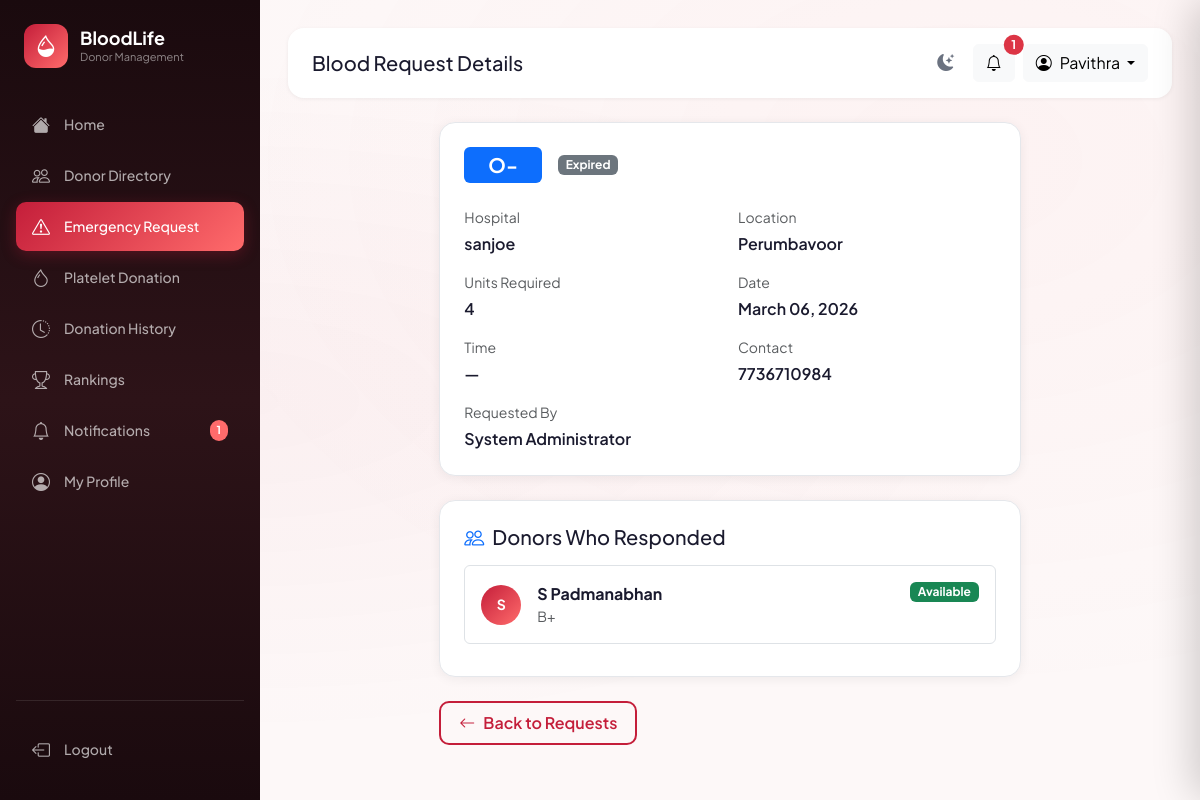
/requests/14 (signed in), run on the app's committed database.
### app/models.py (models this page shows, shortened)
class User(UserMixin, db.Model):
    __tablename__ = 'users'
    id = db.Column(db.Integer, primary_key=True)
    name = db.Column(db.String(100), nullable=False)
    email = db.Column(db.String(150), unique=True, nullable=False, index=True)
    password_hash = db.Column(db.String(256), nullable=False)
    role = db.Column(db.String(10), default='user')          # 'user' | 'admin'
    is_active = db.Column(db.Boolean, default=True)
    is_blocked = db.Column(db.Boolean, default=False)
    created_at = db.Column(db.DateTime, default=datetime.utcnow)
    last_login = db.Column(db.DateTime)
    profile = db.relationship('DonorProfile', back_populates='user',
                               uselist=False, cascade='all, delete-orphan')
    blood_requests = db.relationship('BloodRequest', back_populates='requester',
                                      foreign_keys='BloodRequest.user_id',
                                      cascade='all, delete-orphan')
    donation_history = db.relationship('DonationHistory', back_populates='donor',
                                        cascade='all, delete-orphan')
    platelet_donations = db.relationship('PlateletDonation', back_populates='donor',
                                          cascade='all, delete-orphan')
    notifications = db.relationship('Notification', back_populates='user',
                                     cascade='all, delete-orphan')
    eligibility_checks = db.relationship('EligibilityCheck', back_populates='user',
                                          cascade='all, delete-orphan')
    @property
    def is_admin(self):
        return self.role == 'admin'

class BloodRequest(db.Model):
    __tablename__ = 'blood_requests'
    id = db.Column(db.Integer, primary_key=True)
    user_id = db.Column(db.Integer, db.ForeignKey('users.id'), nullable=False)
    blood_group = db.Column(db.String(5), nullable=False)
    units = db.Column(db.Integer, nullable=False, default=1)
    hospital = db.Column(db.String(200), nullable=False)
    location = db.Column(db.String(300))
    need_date = db.Column(db.Date, nullable=False)
    need_time = db.Column(db.String(10))
    contact = db.Column(db.String(20))
    notes = db.Column(db.Text)
    is_urgent = db.Column(db.Boolean, default=False)
    request_type = db.Column(db.String(10), default='blood')   # 'blood' | 'platelet'
    status = db.Column(db.String(20), default='active')        # 'active' | 'fulfilled' | 'closed'
    created_at = db.Column(db.DateTime, default=datetime.utcnow)
    requester = db.relationship('User', back_populates='blood_requests',
                                 foreign_keys=[user_id])
    responses = db.relationship('RequestResponse', back_populates='request',
                                 cascade='all, delete-orphan')

class RequestResponse(db.Model):
    __tablename__ = 'request_responses'
    id = db.Column(db.Integer, primary_key=True)
    request_id = db.Column(db.Integer, db.ForeignKey('blood_requests.id'), nullable=False)
    donor_id = db.Column(db.Integer, db.ForeignKey('users.id'), nullable=False)
    action = db.Column(db.String(10))   # 'accept' | 'decline'
    responded_at = db.Column(db.DateTime, default=datetime.utcnow)
    request = db.relationship('BloodRequest', back_populates='responses')
    donor = db.relationship('User')

class DonorProfile(db.Model):
    __tablename__ = 'donor_profiles'
    id = db.Column(db.Integer, primary_key=True)
    user_id = db.Column(db.Integer, db.ForeignKey('users.id'), unique=True, nullable=False)
    phone = db.Column(db.String(20))
    dob = db.Column(db.Date)
    gender = db.Column(db.String(10))
    blood_group = db.Column(db.String(5), index=True)
    weight = db.Column(db.Float)     # kg
    height = db.Column(db.Float)     # cm
    location = db.Column(db.String(200))
    city = db.Column(db.String(100))
    state = db.Column(db.String(100))
    is_available = db.Column(db.Boolean, default=True)
    is_platelet_donor = db.Column(db.Boolean, default=False)
    last_blood_donation = db.Column(db.Date)
    last_platelet_donation = db.Column(db.Date)
    total_blood_donations = db.Column(db.Integer, default=0)
    total_platelet_donations = db.Column(db.Integer, default=0)
    emergency_responses = db.Column(db.Integer, default=0)
    blood_rank_score = db.Column(db.Float, default=0.0)
    platelet_rank_score = db.Column(db.Float, default=0.0)
    updated_at = db.Column(db.DateTime, default=datetime.utcnow, onupdate=datetime.utcnow)
    user = db.relationship('User', back_populates='profile')

### app/requests_bp/routes.py (the view)
@requests.route('/<int:req_id>')
@login_required
def view_request(req_id):
    req = BloodRequest.query.get_or_404(req_id)
    my_response = RequestResponse.query.filter_by(
        request_id=req_id, donor_id=current_user.id).first()
    return render_template('requests/view.html', req=req, my_response=my_response)

### app/templates/requests/view.html (shortened to what this page needs)
{% extends "base.html" %}
{% block page_title %}Blood Request Details{% endblock %}
{% block content %}
<div class="row g-4 justify-content-center">
    <div class="col-lg-8">
        <div class="card-custom p-4 mb-4">
            <div class="d-flex align-items-center gap-3 mb-4">
                <span class="badge bg-primary fs-5 px-4 py-2">{{ req.blood_group }}</span>
                <span class="badge {{ 'bg-success' if req.status == 'active' else 'bg-secondary' }}">{{
                    req.status|capitalize }}</span>
            </div>
            <div class="row g-3">
                {% set fields = [
                ('Hospital', req.hospital), ('Location', req.location),
                ('Units Required', req.units|string),
                ('Date', req.need_date.strftime('%B %d, %Y')),
                ('Time', req.need_time or '—'),
                ('Contact', req.contact),
                ('Requested By', req.requester.name)
                ] %}
                {% for label, val in fields %}
                <div class="col-md-6">
                    <p class="text-muted small mb-1">{{ label }}</p>
                    <p class="fw-semibold mb-0">{{ val }}</p>
                </div>
                {% endfor %}
            </div>
        </div>
        {% if req.responses %}
        <div class="card-custom p-4 mb-4">
            <h5 class="mb-3"><i class="bi bi-people me-2 text-primary"></i>Donors Who Responded</h5>
            {% for resp in req.responses %}
            <div class="d-flex align-items-center gap-3 p-3 border rounded mb-2">
                <div class="donor-avatar" style="width:40px;height:40px;font-size:14px;">
                    {{ resp.donor.name[:2].upper() }}
                </div>
                <div class="flex-grow-1">
                    <div class="d-flex justify-content-between align-items-start">
                        <div>
                            <strong>{{ resp.donor.name }}</strong>
                            <small class="text-muted d-block">{{ resp.donor.profile.blood_group if resp.donor.profile
                                else '' }}</small>
                        </div>
                        <div class="text-end">
                            <span
                                class="badge {{ 'bg-success' if resp.action == 'accept' else 'bg-danger' }} d-block mb-1">
                                {{ 'Available' if resp.action == 'accept' else 'Unavailable' }}
                            </span>
                        </div>
                    </div>
                </div>
            </div>
            {% endfor %}
        </div>
        {% endif %}
        <div class="mt-3">
            <a href="{{ url_for('requests.index') }}" class="btn btn-outline-custom">
                <i class="bi bi-arrow-left me-2"></i>Back to Requests
            </a>
        </div>
    </div>
</div>
{% endblock %}

### app/templates/base.html (shortened to what this page needs)
<!DOCTYPE html>
<html lang="en">
<head>
    <link href="https://cdn.jsdelivr.net/npm/bootstrap@5.3.2/dist/css/bootstrap.min.css" rel="stylesheet">
    <link rel="stylesheet" href="https://cdn.jsdelivr.net/npm/bootstrap-icons@1.11.1/font/bootstrap-icons.css">
    <link rel="stylesheet" href="{{ url_for('static', filename='css/style.css') }}">
</head>
<body data-auth="{{ 'true' if current_user.is_authenticated else 'false' }}" >
    <div class="toast-container position-fixed top-0 end-0 p-3" style="z-index:9999;" id="toastContainer"></div>
    {% if current_user.is_authenticated %}
    <aside class="sidebar" id="sidebar">
        <div class="sidebar-logo">
            <div class="sidebar-logo-icon"><i class="bi bi-droplet-half"></i></div>
            <div>
                <h2>BloodLife</h2>
                <span>Donor Management</span>
            </div>
        </div>
        <nav>
            <ul class="list-unstyled">
                <li class="nav-item">
                    <a class="nav-link-custom {% if request.endpoint == 'main.dashboard' %}active{% endif %}"
                        href="{{ url_for('main.dashboard') }}">
                        <i class="bi bi-house-fill"></i><span>Home</span>
                    </a>
                </li>
                <li class="nav-item">
                    <a class="nav-link-custom {% if request.blueprint == 'donor' and 'directory' in request.endpoint %}active{% endif %}"
                        href="{{ url_for('donor.directory') }}">
                        <i class="bi bi-people"></i><span>Donor Directory</span>
                    </a>
                </li>
                <li class="nav-item">
                    <a class="nav-link-custom {% if request.blueprint == 'requests' %}active{% endif %}"
                        href="{{ url_for('requests.index') }}">
                        <i class="bi bi-exclamation-triangle"></i><span>Emergency Request</span>
                        {% set active_count = active_request_count|default(0) %}
                    </a>
                </li>
                <li class="nav-item">
                    <a class="nav-link-custom {% if 'platelet' in request.endpoint|default('') %}active{% endif %}"
                        href="{{ url_for('donor.platelet') }}">
                        <i class="bi bi-droplet"></i><span>Platelet Donation</span>
                    </a>
                </li>
                <li class="nav-item">
                    <a class="nav-link-custom {% if 'history' in request.endpoint|default('') %}active{% endif %}"
                        href="{{ url_for('donor.history') }}">
                        <i class="bi bi-clock-history"></i><span>Donation History</span>
                    </a>
                </li>
                <li class="nav-item">
                    <a class="nav-link-custom {% if 'rankings' in request.endpoint|default('') %}active{% endif %}"
                        href="{{ url_for('donor.rankings') }}">
                        <i class="bi bi-trophy"></i><span>Rankings</span>
                    </a>
                </li>
                <li class="nav-item position-relative">
                    <a class="nav-link-custom {% if 'notifications' in request.endpoint|default('') %}active{% endif %}"
                        href="{{ url_for('requests.notifications') }}">
                        <i class="bi bi-bell"></i><span>Notifications</span>
                        {% set unread = unread|default(0) %}
                        {% if unread > 0 %}
                        <span class="notification-badge ms-auto" id="sidebarNotifBadge">{{ unread }}</span>
                        {% else %}
                        <span class="notification-badge ms-auto d-none" id="sidebarNotifBadge">0</span>
                        {% endif %}
                    </a>
                </li>
                <li class="nav-item">
                    <a class="nav-link-custom {% if 'profile' in request.endpoint|default('') %}active{% endif %}"
                        href="{{ url_for('donor.profile') }}">
                        <i class="bi bi-person-circle"></i><span>My Profile</span>
                    </a>
                </li>
            </ul>
        </nav>
        <div class="mt-auto pt-4" style="border-top: 1px solid rgba(255,255,255,0.1);">
            <a class="nav-link-custom" href="{{ url_for('auth.logout') }}">
                <i class="bi bi-box-arrow-left"></i><span>Logout</span>
            </a>
        </div>
    </aside>
    <main class="main-content" id="mainContent">
        <div class="header mb-4">
            <div class="header-left">
                <div>
                    <h5 class="mb-0">{% block page_title %}Home{% endblock %}</h5>
                </div>
            </div>
            <div class="d-flex align-items-center gap-2">
                <button class="theme-toggle" id="themeToggleBtn" onclick="toggleTheme()" title="Toggle dark/light mode">
                    <i class="bi bi-moon-stars-fill" id="themeIcon"></i>
                </button>
                <button class="btn btn-light position-relative" id="notifBellBtn" onclick="openNotifDrawer()"
                    title="Notifications">
                    <i class="bi bi-bell" id="bellIcon"></i>
                    <span
                        class="position-absolute top-0 start-100 translate-middle badge rounded-pill bg-danger {{ 'd-none' if unread|default(0) == 0 }}"
                        id="headerNotifBadge">
                        {{ unread|default(0) }}
                    </span>
                </button>
                <div class="dropdown">
                    <button class="btn btn-light dropdown-toggle" data-bs-toggle="dropdown">
                        <i class="bi bi-person-circle me-2"></i>{{ current_user.name.split()[0] }}
                    </button>
                </div>
            </div>
        </div>
        {% block content %}{% endblock %}
    </main>
    {% endif %}
</body>
</html>

### data on the page
User: name "Pavithra"
BloodRequest: blood_group "O-", status "Expired", label "Hospital", hospital "sanjoe", label "Location", location "Perumbavoor", label "Contact", contact "7736710984"
User: label "Requested By", name "System Administrator"
RequestResponse: donor "S", donor.name "S Padmanabhan", donor.profile "B+", action "Available"

### other printed values
{{ unread }} "1"
{{ unread|default(0) }} "1"
{{ label }} "Units Required" "Date" "Time"
{{ val }} "4" "March 06, 2026" "—"
